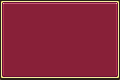

A level layout from a 2D game, rendered from its tile map. Below: a short description, then the map file with its tile-grid data intact:
An orthogonal 15x10 tile map with 8x8 px tiles, 1 tile layer (Tile Layer 1).

<map version="1.10" tiledversion="1.12.2" orientation="orthogonal" renderorder="right-down" width="15" height="10" tilewidth="8" tileheight="8" infinite="0" nextlayerid="2" nextobjectid="1">
 <tileset firstgid="1" source="../../Graphics/Menus/MenuTiles.tsx" />
 <layer id="1" name="Tile Layer 1" width="15" height="10">
  <data encoding="csv">
115,116,116,116,116,116,116,116,116,116,116,116,116,116,117,
118,10,10,10,10,10,10,10,10,10,10,10,10,10,119,
118,10,10,10,10,10,10,10,10,10,10,10,10,10,119,
118,10,10,10,10,10,10,10,10,10,10,10,10,10,119,
118,10,10,10,10,10,10,10,10,10,10,10,10,10,119,
118,10,10,10,10,10,10,10,10,10,10,10,10,10,119,
118,10,10,10,10,10,10,10,10,10,10,10,10,10,119,
118,10,10,10,10,10,10,10,10,10,10,10,10,10,119,
118,10,10,10,10,10,10,10,10,10,10,10,10,10,119,
120,121,121,121,121,121,121,121,121,121,121,121,121,121,122
</data>
 </layer>
</map>
